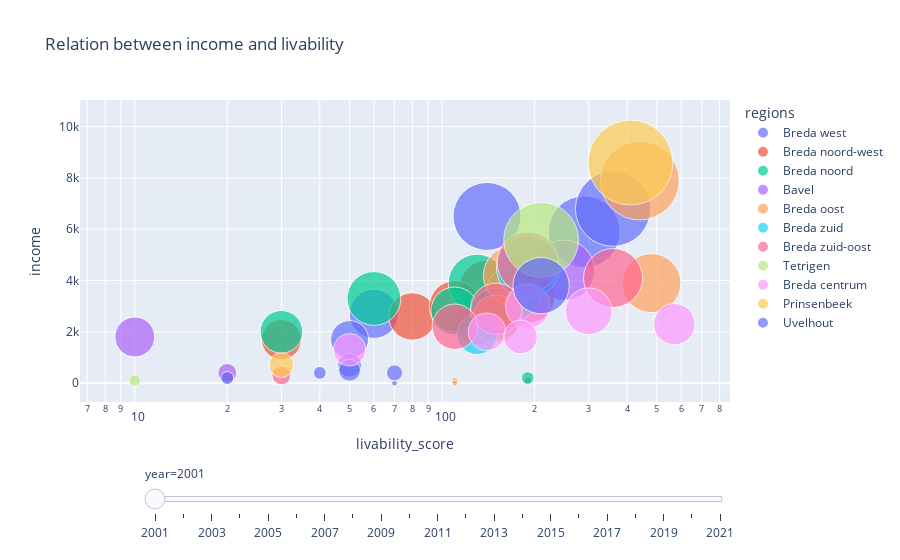

The cell this chart's notebook holds for it:
### Code cell
fig = px.scatter(df_livability_score_sorted, x="livability_score", y="income",animation_frame="year",size="population",animation_group="neighborhood",hover_name="neighborhood",log_x=True, size_max=60,color="regions",title='Relation between income and livability')
fig["layout"].pop("updatemenus") # optional, drop animation buttons
fig.show()

### Figure 1 — Plotly figure (JSON) as saved in the notebook; plotly's stock layout.template omitted (floating-point values rounded to 4 significant figures)
{"data": [{"hovertemplate": "<b>%{hovertext}</b><br><br>regions=Breda west<br>year=2001<br>livability_score=%{x}<br>income=%{y}<br>population=%{marker.size}<extra></extra>", "hovertext": ["Steenakker", "Tuinzigt", "Westerpark", "Haagpoort", "Effen-Rith", "Hazeldonk", "Liesbos", "Princenhage", "Heilaar", "Heuvel"], "ids": ["Steenakker", "Tuinzigt", "Westerpark", "Haagpoort", "Effen-Rith", "Hazeldonk", "Liesbos", "Princenhage", "Heilaar", "Heuvel"], "legendgroup": "Breda west", "marker": {"color": "#636efa", "size": [240, 7650, 3560, 2130, 840, 50, 705, 8380, 385, 6845], "sizemode": "area", "sizeref": 2.958, "symbol": "circle"}, "mode": "markers", "name": "Breda west", "orientation": "v", "showlegend": true, "type": "scatter", "x": [40, 290, 60, 50, 50, 70, 50, 360, 70, 140], "xaxis": "x", "y": [400, 5900, 2700, 1700, 700, 0, 500, 6800, 400, 6500], "yaxis": "y"}, {"hovertemplate": "<b>%{hovertext}</b><br><br>regions=Breda noord-west<br>year=2001<br>livability_score=%{x}<br>income=%{y}<br>population=%{marker.size}<extra></extra>", "hovertext": ["Hagebeemd", "Emer", "Overkroeten", "Gageldonk", "Kroeten", "Kievitsloop", "Heksenwiel", "Muizenberg", "Kesteren"], "ids": ["Hagebeemd", "Emer", "Overkroeten", "Gageldonk", "Kroeten", "Kievitsloop", "Heksenwiel", "Muizenberg", "Kesteren"], "legendgroup": "Breda noord-west", "marker": {"color": "#EF553B", "size": [160, 75, 3330, 4780, 2375, 4425, 4715, 3190, 3850], "sizemode": "area", "sizeref": 2.958, "symbol": "circle"}, "mode": "markers", "name": "Breda noord-west", "orientation": "v", "showlegend": true, "type": "scatter", "x": [20, 190, 80, 170, 30, 190, 140, 130, 110], "xaxis": "x", "y": [200, 100, 2600, 3800, 1700, 3400, 3700, 2400, 3000], "yaxis": "y"}, {"hovertemplate": "<b>%{hovertext}</b><br><br>regions=Breda noord<br>year=2001<br>livability_score=%{x}<br>income=%{y}<br>population=%{marker.size}<extra></extra>", "hovertext": ["Krogten", "Biesdonk", "Geeren-zuid", "Wisselaar", "Geeren-noord", "Doornbos-Linie", "Belcrum"], "ids": ["Krogten", "Biesdonk", "Geeren-zuid", "Wisselaar", "Geeren-noord", "Doornbos-Linie", "Belcrum"], "legendgroup": "Breda noord", "marker": {"color": "#00cc96", "size": [235, 4940, 3385, 4290, 2695, 4390, 4005], "sizemode": "area", "sizeref": 2.958, "symbol": "circle"}, "mode": "markers", "name": "Breda noord", "orientation": "v", "showlegend": true, "type": "scatter", "x": [190, 130, 110, 60, 30, 170, 150], "xaxis": "x", "y": [200, 3900, 2815, 3300, 2000, 3500, 2700], "yaxis": "y"}, {"hovertemplate": "<b>%{hovertext}</b><br><br>regions=Bavel<br>year=2001<br>livability_score=%{x}<br>income=%{y}<br>population=%{marker.size}<extra></extra>", "hovertext": ["Buitengebied Bavel", "Nieuw Wolfslaar", "Bavel"], "ids": ["Buitengebied Bavel", "Nieuw Wolfslaar", "Bavel"], "legendgroup": "Bavel", "marker": {"color": "#ab63fa", "size": [530, 2355, 5395], "sizemode": "area", "sizeref": 2.958, "symbol": "circle"}, "mode": "markers", "name": "Bavel", "orientation": "v", "showlegend": true, "type": "scatter", "x": [20, 10, 250], "xaxis": "x", "y": [400, 1800, 4400], "yaxis": "y"}, {"hovertemplate": "<b>%{hovertext}</b><br><br>regions=Breda oost<br>year=2001<br>livability_score=%{x}<br>income=%{y}<br>population=%{marker.size}<extra></extra>", "hovertext": ["Moleneind-oost", "Hoogeind", "Heusdenhout", "Brabantpark", "Sportpark", "Zandberg"], "ids": ["Moleneind-oost", "Hoogeind", "Heusdenhout", "Brabantpark", "Sportpark", "Zandberg"], "legendgroup": "Breda oost", "marker": {"color": "#FFA15A", "size": [70, 50, 5160, 9220, 3410, 5155], "sizemode": "area", "sizeref": 2.958, "symbol": "circle"}, "mode": "markers", "name": "Breda oost", "orientation": "v", "showlegend": true, "type": "scatter", "x": [110, 110, 170, 440, 150, 480], "xaxis": "x", "y": [100, 0, 4200, 7900, 2500, 3900], "yaxis": "y"}, {"hovertemplate": "<b>%{hovertext}</b><br><br>regions=Breda zuid<br>year=2001<br>livability_score=%{x}<br>income=%{y}<br>population=%{marker.size}<extra></extra>", "hovertext": ["Ruitersbos", "Boeimeer"], "ids": ["Ruitersbos", "Boeimeer"], "legendgroup": "Breda zuid", "marker": {"color": "#19d3f3", "size": [2415, 5795], "sizemode": "area", "sizeref": 2.958, "symbol": "circle"}, "mode": "markers", "name": "Breda zuid", "orientation": "v", "showlegend": true, "type": "scatter", "x": [130, 190], "xaxis": "x", "y": [1900, 4500], "yaxis": "y"}, {"hovertemplate": "<b>%{hovertext}</b><br><br>regions=Breda zuid-oost<br>year=2001<br>livability_score=%{x}<br>income=%{y}<br>population=%{marker.size}<extra></extra>", "hovertext": ["Mastbos", "Ginneken", "Ypelaar", "Blauwe Kei", "Overakker"], "ids": ["Mastbos", "Ginneken", "Ypelaar", "Blauwe Kei", "Overakker"], "legendgroup": "Breda zuid-oost", "marker": {"color": "#FF6692", "size": [525, 5160, 5570, 3890, 3050], "sizemode": "area", "sizeref": 2.958, "symbol": "circle"}, "mode": "markers", "name": "Breda zuid-oost", "orientation": "v", "showlegend": true, "type": "scatter", "x": [30, 360, 190, 150, 110], "xaxis": "x", "y": [300, 4100, 4700, 2900, 2200], "yaxis": "y"}, {"hovertemplate": "<b>%{hovertext}</b><br><br>regions=Tetrigen<br>year=2001<br>livability_score=%{x}<br>income=%{y}<br>population=%{marker.size}<extra></extra>", "hovertext": ["Teteringen", "Buitengebied Teteringen", "Vuchtpolder"], "ids": ["Teteringen", "Buitengebied Teteringen", "Vuchtpolder"], "legendgroup": "Tetrigen", "marker": {"color": "#B6E880", "size": [8285, 190, 90], "sizemode": "area", "sizeref": 2.958, "symbol": "circle"}, "mode": "markers", "name": "Tetrigen", "orientation": "v", "showlegend": true, "type": "scatter", "x": [210, 10, 0], "xaxis": "x", "y": [5585, 100, 100], "yaxis": "y"}, {"hovertemplate": "<b>%{hovertext}</b><br><br>regions=Breda centrum<br>year=2001<br>livability_score=%{x}<br>income=%{y}<br>population=%{marker.size}<extra></extra>", "hovertext": ["Fellenoord", "Station", "Schorsmolen", "Chass", "City", "Valkenberg"], "ids": ["Fellenoord", "Station", "Schorsmolen", "Chass", "City", "Valkenberg"], "legendgroup": "Breda centrum", "marker": {"color": "#FF97FF", "size": [1570, 2080, 2905, 3230, 2530, 1670], "sizemode": "area", "sizeref": 2.958, "symbol": "circle"}, "mode": "markers", "name": "Breda centrum", "orientation": "v", "showlegend": true, "type": "scatter", "x": [50, 140, 190, 300, 570, 180], "xaxis": "x", "y": [1300, 2000, 3000, 2800, 2300, 1800], "yaxis": "y"}, {"hovertemplate": "<b>%{hovertext}</b><br><br>regions=Prinsenbeek<br>year=2001<br>livability_score=%{x}<br>income=%{y}<br>population=%{marker.size}<extra></extra>", "hovertext": ["Prinsenbeek", "Buitengebied Prinsenbeek"], "ids": ["Prinsenbeek", "Buitengebied Prinsenbeek"], "legendgroup": "Prinsenbeek", "marker": {"color": "#FECB52", "size": [10650, 900], "sizemode": "area", "sizeref": 2.958, "symbol": "circle"}, "mode": "markers", "name": "Prinsenbeek", "orientation": "v", "showlegend": true, "type": "scatter", "x": [410, 30], "xaxis": "x", "y": [8600, 700], "yaxis": "y"}, {"hovertemplate": "<b>%{hovertext}</b><br><br>regions=Uvelhout<br>year=2001<br>livability_score=%{x}<br>income=%{y}<br>population=%{marker.size}<extra></extra>", "hovertext": ["Buitengebied Ulvenhout", "Ulvenhout"], "ids": ["Buitengebied Ulvenhout", "Ulvenhout"], "legendgroup": "Uvelhout", "marker": {"color": "#636efa", "size": [250, 4700], "sizemode": "area", "sizeref": 2.958, "symbol": "circle"}, "mode": "markers", "name": "Uvelhout", "orientation": "v", "showlegend": true, "type": "scatter", "x": [20, 210], "xaxis": "x", "y": [200, 3800], "yaxis": "y"}], "layout": {"legend": {"itemsizing": "constant", "title": {"text": "regions"}, "tracegroupgap": 0}, "sliders": [{"active": 0, "currentvalue": {"prefix": "year="}, "len": 0.9, "pad": {"b": 10, "t": 60}, "steps": [{"args": [["2001"], {"frame": {"duration": 0, "redraw": false}, "fromcurrent": true, "mode": "immediate", "transition": {"duration": 0, "easing": "linear"}}], "label": "2001", "method": "animate"}, {"args": [["2002"], {"frame": {"duration": 0, "redraw": false}, "fromcurrent": true, "mode": "immediate", "transition": {"duration": 0, "easing": "linear"}}], "label": "2002", "method": "animate"}, {"args": [["2003"], {"frame": {"duration": 0, "redraw": false}, "fromcurrent": true, "mode": "immediate", "transition": {"duration": 0, "easing": "linear"}}], "label": "2003", "method": "animate"}, {"args": [["2004"], {"frame": {"duration": 0, "redraw": false}, "fromcurrent": true, "mode": "immediate", "transition": {"duration": 0, "easing": "linear"}}], "label": "2004", "method": "animate"}, {"args": [["2005"], {"frame": {"duration": 0, "redraw": false}, "fromcurrent": true, "mode": "immediate", "transition": {"duration": 0, "easing": "linear"}}], "label": "2005", "method": "animate"}, {"args": [["2006"], {"frame": {"duration": 0, "redraw": false}, "fromcurrent": true, "mode": "immediate", "transition": {"duration": 0, "easing": "linear"}}], "label": "2006", "method": "animate"}, {"args": [["2007"], {"frame": {"duration": 0, "redraw": false}, "fromcurrent": true, "mode": "immediate", "transition": {"duration": 0, "easing": "linear"}}], "label": "2007", "method": "animate"}, {"args": [["2008"], {"frame": {"duration": 0, "redraw": false}, "fromcurrent": true, "mode": "immediate", "transition": {"duration": 0, "easing": "linear"}}], "label": "2008", "method": "animate"}, {"args": [["2009"], {"frame": {"duration": 0, "redraw": false}, "fromcurrent": true, "mode": "immediate", "transition": {"duration": 0, "easing": "linear"}}], "label": "2009", "method": "animate"}, {"args": [["2010"], {"frame": {"duration": 0, "redraw": false}, "fromcurrent": true, "mode": "immediate", "transition": {"duration": 0, "easing": "linear"}}], "label": "2010", "method": "animate"}, {"args": [["2011"], {"frame": {"duration": 0, "redraw": false}, "fromcurrent": true, "mode": "immediate", "transition": {"duration": 0, "easing": "linear"}}], "label": "2011", "method": "animate"}, {"args": [["2012"], {"frame": {"duration": 0, "redraw": false}, "fromcurrent": true, "mode": "immediate", "transition": {"duration": 0, "easing": "linear"}}], "label": "2012", "method": "animate"}, {"args": [["2013"], {"frame": {"duration": 0, "redraw": false}, "fromcurrent": true, "mode": "immediate", "transition": {"duration": 0, "easing": "linear"}}], "label": "2013", "method": "animate"}, {"args": [["2014"], {"frame": {"duration": 0, "redraw": false}, "fromcurrent": true, "mode": "immediate", "transition": {"duration": 0, "easing": "linear"}}], "label": "2014", "method": "animate"}, {"args": [["2015"], {"frame": {"duration": 0, "redraw": false}, "fromcurrent": true, "mode": "immediate", "transition": {"duration": 0, "easing": "linear"}}], "label": "2015", "method": "animate"}, {"args": [["2016"], {"frame": {"duration": 0, "redraw": false}, "fromcurrent": true, "mode": "immediate", "transition": {"duration": 0, "easing": "linear"}}], "label": "2016", "method": "animate"}, {"args": [["2017"], {"frame": {"duration": 0, "redraw": false}, "fromcurrent": true, "mode": "immediate", "transition": {"duration": 0, "easing": "linear"}}], "label": "2017", "method": "animate"}, {"args": [["2018"], {"frame": {"duration": 0, "redraw": false}, "fromcurrent": true, "mode": "immediate", "transition": {"duration": 0, "easing": "linear"}}], "label": "2018", "method": "animate"}, {"args": [["2019"], {"frame": {"duration": 0, "redraw": false}, "fromcurrent": true, "mode": "immediate", "transition": {"duration": 0, "easing": "linear"}}], "label": "2019", "method": "animate"}, {"args": [["2020"], {"frame": {"duration": 0, "redraw": false}, "fromcurrent": true, "mode": "immediate", "transition": {"duration": 0, "easing": "linear"}}], "label": "2020", "method": "animate"}, {"args": [["2021"], {"frame": {"duration": 0, "redraw": false}, "fromcurrent": true, "mode": "immediate", "transition": {"duration": 0, "easing": "linear"}}], "label": "2021", "method": "animate"}], "x": 0.1, "xanchor": "left", "y": 0, "yanchor": "top"}], "title": {"text": "Relation between income and livability"}, "xaxis": {"anchor": "y", "domain": [0, 1], "title": {"text": "livability_score"}, "type": "log"}, "yaxis": {"anchor": "x", "domain": [0, 1], "title": {"text": "income"}}}}
